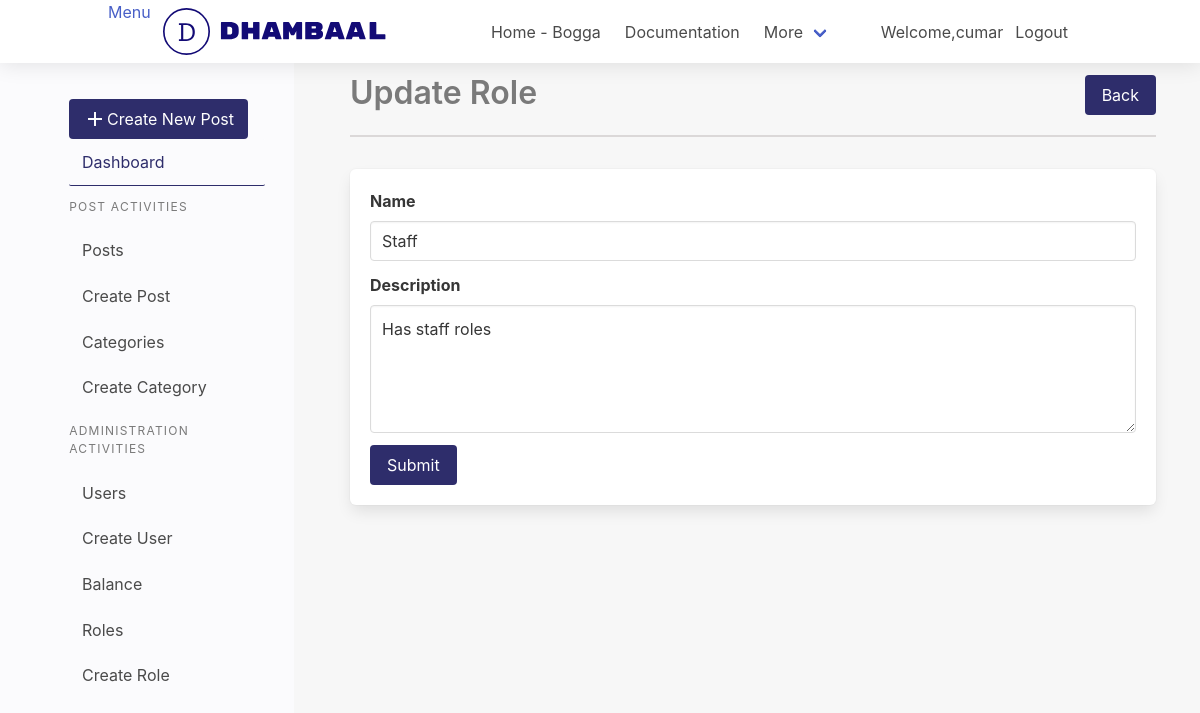
The page /dashboard/roles/1/update (signed in) on the database its author committed.
### app/auth/models/User.py (models this page shows, shortened)
class User(db.Model, UserMixin):
    __tablename__ = 'users'
    id = db.Column(db.Integer, primary_key=True)
    email = db.Column(db.String(255), unique=True)
    username = db.Column(db.String(80), unique=True)
    name = db.Column(db.String(120), nullable=True)
    password = db.Column(db.String(255))
    role = db.Column(db.String(80), default="User")
    confirmed_at = db.Column(db.DateTime())

class Role(db.Model):
    __tablename__ = "roles"
    id = db.Column(db.Integer(), primary_key=True)
    name = db.Column(db.String(80), unique=True)
    description = db.Column(db.Text)

### app/auth/auth.py (the view)
@dashboard_bp.route("/roles/<int:id>/update", methods=["GET", "POST"])
def update_role(id):
    role = Role.query.get_or_404(id)
    form = RolesForm()
    if form.validate_on_submit():
        role.name = form.name.data
        role.description = form.description.data
        role.update()
        flash("Role updated successfully", "is-success")
        return redirect(url_for('dashboard.get_roles'))
    elif request.method == 'GET':
        form.name.data = role.name
        form.description.data = role.description
    return render_template("users/create_update_role.html", title="Update Role", form=form)

### app/auth/forms.py
class RolesForm(FlaskForm):
    name = StringField('Name', validators=[
                       DataRequired(), Length(min=3, max=20)])
    description = TextAreaField('Description')
    submit = SubmitField("Submit")

### app/auth/models/User.py (called while the page is built)
@login_manger.user_loader
def load_user(user_id):
    return User.query.get_or_404(int(user_id))

### app/auth/templates/users/create_update_role.html (shortened to what this page needs)
{% extends 'layout/base.html'%} {% block content%}
{% from 'macro.html' import section_heading with context %}
{% from 'macro.html' import form_input with context %}
{{section_heading(title=title,link='dashboard.get_roles',btn_text="Back")}}
<form method="POST" class="box">
  {{form_input(input=form.name,label=form.name.label,type="input",errors=form.name.errors)}}
  {{form_input(input=form.description,label=form.description.label,type="textarea",errors=form.description.errors)}}
  {{form.submit(class="button is-primary")}}
</form>
{% endblock content %}

### app/dashboard/templates/layout/header.html (shortened to what this page needs)
<nav class="navbar" role="navigation" aria-label="main navigation">
  <div class="container">
    <div class="navbar-brand">
      <a id="sidebar-hide">Menu</a>
      <a class="navbar-item" href="{{url_for('dashboard.index')}}">
      </a>
    </div>
    <div id="nav-links" class="navbar-menu">
      <div class="navbar-start">
        <a class="navbar-item"> Home - Bogga </a>
        <a class="navbar-item"> Documentation </a>
        <div class="navbar-item has-dropdown is-hoverable">
          <a class="navbar-link"> More </a>
        </div>
      </div>
      <div class="navbar-end">
        <div class="navbar-item">
        {%if current_user.is_authenticated%}
          <p>Welcome,{{current_user.username}}</p>
           <a class="navbar-item" href="{{url_for('auth.logout')}}"> Logout </a>
          {%endif%}
        </div>
      </div>
    </div>
  </div>
</nav>

### app/dashboard/templates/macro.html
{% macro section_heading(title="Section
Title",link="dashboard.posts",btn_text="Add") %}
<div class="section-heading">
  <h1 class="title is-3 has-text-grey">{{title}}</h1>
  <a class="button is-primary left" href="{{url_for(link)}}">{{btn_text}}</a>
</div>
{% endmacro %}
{% macro form_input(input=None,label=None,type="input",errors=None) %}
<div class="field">
  {{label(class="label")}} {%if errors%} {%for error in errors %}
  <div class="control">
    {{input(class=type+" is-danger")}}
    <div class="has-text-weight-light has-text-danger">{{error}}</div>
  </div>
  {%endfor%}
  {%else%}
  <div class="control">{{input(class=type)}}</div>
  {%endif%}
</div>
{% endmacro %}

### app/site/static/css/main.css (style rules this page uses)
* { margin:0; box-sizing: border-box; }
.container { width:85%; }
.navbar { box-shadow: 0 2px 20px rgba(0, 0, 0, 0.1); }
.navbar-brand { margin-right: 5rem; }
.button.is-primary { background-color: #2e2d6b; border-color: transparent; color: #fff; }
.section-heading { display:flex; border-bottom: 2px solid rgb(219, 216, 216); margin-bottom: 2rem; justify-content: space-between; }

### rows shown on the page
User: username "cumar"
Role: name "Staff", description "Has staff roles"

### other values the page prints
{{ title }} "Update Role"
{{ btn_text }} "Back"
{{ label(class="label") }} "Name Description"
